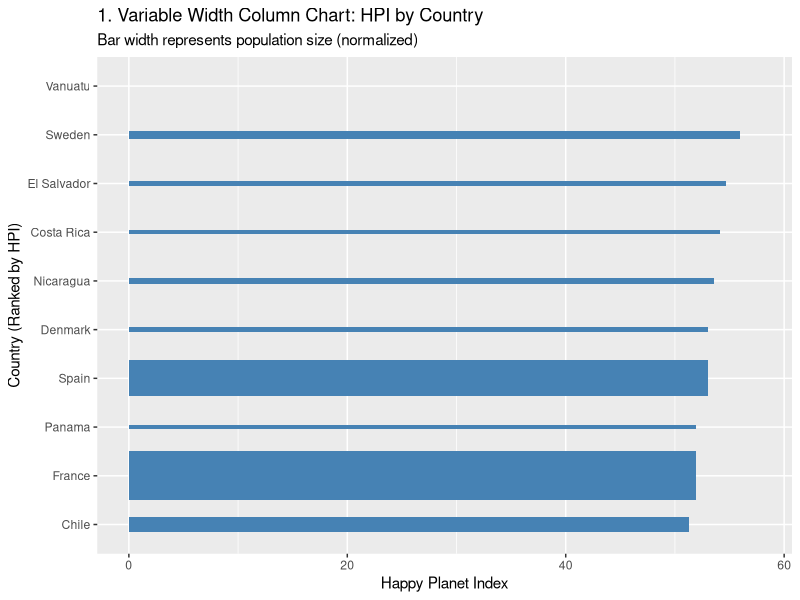
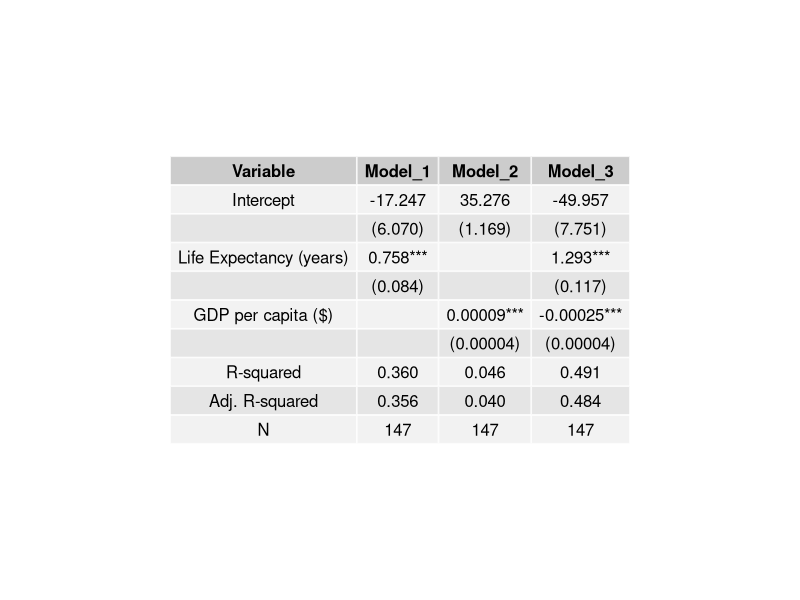
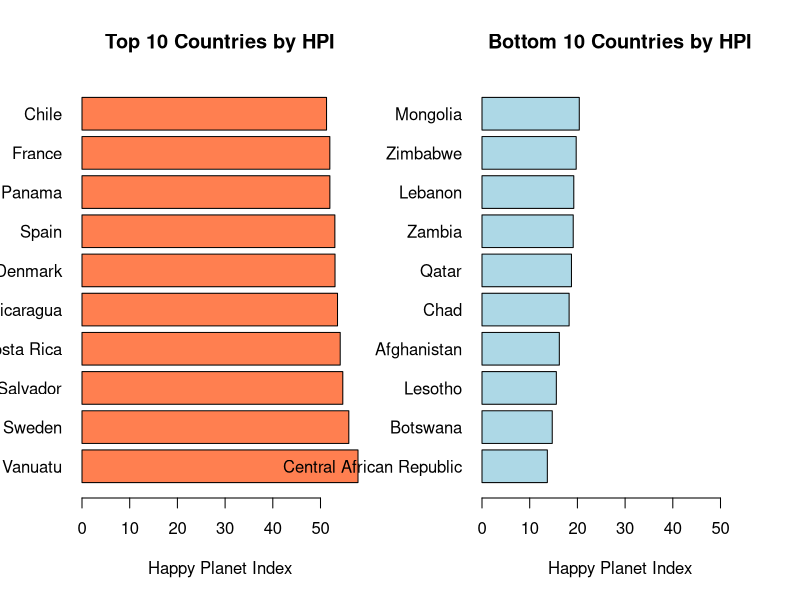
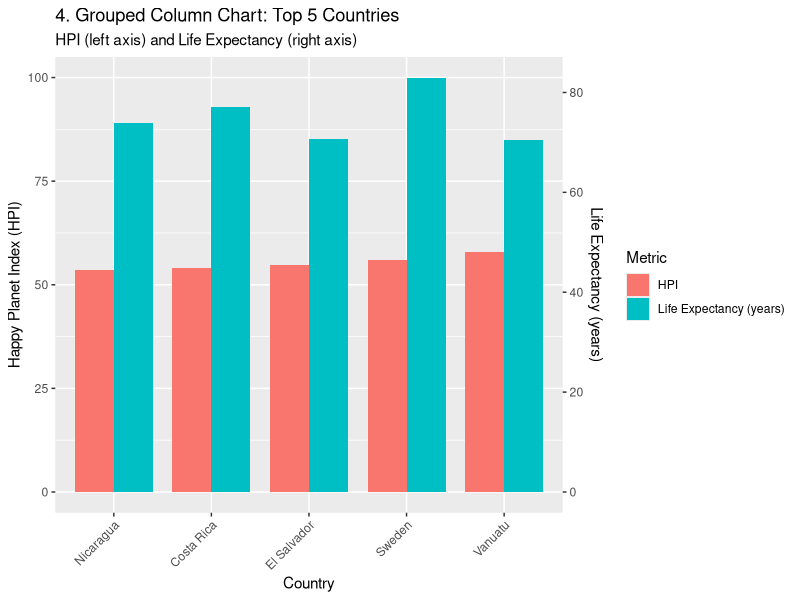

These charts were generated, in order, by the following R code:
# Assignment 4 - Chart Suggestions

library(readxl)
library(ggplot2)
library(dplyr)
library(tidyr)
library(gridExtra)

# Read HPI data
df_hpi <- read_excel("HPI.xlsx", sheet = 2, skip = 7)
df_hpi <- df_hpi[!is.na(df_hpi$HPI), ]
df_hpi <- df_hpi[, !names(df_hpi) %in% c("...4")]

# 1. Variable Width Column Chart - Two Variables per Item
# Using HPI (height) and Population (width) for top 10 countries
top10 <- df_hpi %>% arrange(desc(HPI)) %>% head(10)
top10$Rank <- seq_len(nrow(top10))

png("a4p1.png", width = 800, height = 600)
# Among Items → Two Variables per Item
ggplot(
  top10,
  aes(
    # items being compared
    x = reorder(Country, -Rank),
    # first variable per item (encoded as height)
    y = HPI,
    # second variable per item (encoded as width)
    width = `Population (thousands)` / max(`Population (thousands)`)
  )
) +
  geom_col(fill = "steelblue") +
  coord_flip() +
  labs(
    # chart title
    title = "1. Variable Width Column Chart: HPI by Country",
    subtitle = "Bar width represents population size (normalized)",
    # label for items
    x = "Country (Ranked by HPI)",
    # label for first variable
    y = "Happy Planet Index"
  )
dev.off()

# 2. Table or Table with Embedded Charts - Many Categories
# Create academic standard regression summary table
# Among Items → One Variable per Item → Many Categories
model1 <- lm(HPI ~ `Life Expectancy (years)`, data = df_hpi)
model2 <- lm(HPI ~ `GDP per capita ($)`, data = df_hpi)
model3 <- lm(
  HPI ~ `Life Expectancy (years)` + `GDP per capita ($)`,
  data = df_hpi
)

# create academic style table: variables in rows, models in columns
df_regtable <- data.frame(
  Variable = c(
    "Intercept",
    "",
    "Life Expectancy (years)",
    "",
    "GDP per capita ($)",
    "",
    "R-squared",
    "Adj. R-squared",
    "N"
  ),
  Model_1 = c(
    sprintf("%.3f", coef(model1)[1]),
    sprintf("(%.3f)", summary(model1)$coefficients[1, 2]),
    sprintf("%.3f***", coef(model1)[2]),
    sprintf("(%.3f)", summary(model1)$coefficients[2, 2]),
    "",
    "",
    sprintf("%.3f", summary(model1)$r.squared),
    sprintf("%.3f", summary(model1)$adj.r.squared),
    as.character(nrow(df_hpi))
  ),
  Model_2 = c(
    sprintf("%.3f", coef(model2)[1]),
    sprintf("(%.3f)", summary(model2)$coefficients[1, 2]),
    "",
    "",
    sprintf("%.5f***", coef(model2)[2]),
    sprintf("(%.5f)", summary(model2)$coefficients[2, 2]),
    sprintf("%.3f", summary(model2)$r.squared),
    sprintf("%.3f", summary(model2)$adj.r.squared),
    as.character(nrow(df_hpi))
  ),
  Model_3 = c(
    sprintf("%.3f", coef(model3)[1]),
    sprintf("(%.3f)", summary(model3)$coefficients[1, 2]),
    sprintf("%.3f***", coef(model3)[2]),
    sprintf("(%.3f)", summary(model3)$coefficients[2, 2]),
    sprintf("%.5f***", coef(model3)[3]),
    sprintf("(%.5f)", summary(model3)$coefficients[3, 2]),
    sprintf("%.3f", summary(model3)$r.squared),
    sprintf("%.3f", summary(model3)$adj.r.squared),
    as.character(nrow(df_hpi))
  )
)

png("a4p2.png")
# displays regression table
grid.table(df_regtable, rows = NULL)
dev.off()

# 3. Bar Chart - Many Items, Few Categories
# Top 10 and Bottom 10 countries by HPI
# Among Items → One Variable per Item → Few Categories → Many Items
bottom10 <- df_hpi %>% arrange(HPI) %>% head(10)

png("a4p3.png", width = 1200, height = 600)
# creates side-by-side plots (1 row, 2 columns)
par(mfrow = c(1, 2))
# determine common x-axis limits for both plots
xlim_range <- c(0, max(c(top10$HPI, bottom10$HPI)))
barplot(
  # variable being compared
  top10$HPI,
  # many items arranged for comparison
  names.arg = top10$Country,
  # horizontal orientation for readability
  horiz = TRUE,
  # rotates labels horizontally
  las = 1,
  # color for first category
  col = "coral",
  # title for first subplot
  main = "Top 10 Countries by HPI",
  # label for variable
  xlab = "Happy Planet Index",
  # same x-axis scale for both plots
  xlim = xlim_range
)
barplot(
  # variable being compared
  bottom10$HPI,
  # many items arranged for comparison
  names.arg = bottom10$Country,
  # horizontal orientation for readability
  horiz = TRUE,
  # rotates labels horizontally
  las = 1,
  # color for second category
  col = "lightblue",
  # title for second subplot
  main = "Bottom 10 Countries by HPI",
  # label for variable
  xlab = "Happy Planet Index",
  # same x-axis scale for both plots
  xlim = xlim_range
)
dev.off()

# 4. Column Chart - Few Items, Few Categories
# Top 5 countries with grouped bars showing HPI and Life Expectancy
# Among Items → One Variable per Item → Few Categories → Few Items
top5 <- df_hpi %>% arrange(desc(HPI)) %>% head(5)

# scale Life Expectancy to be comparable with HPI
scaling_factor <- 100 / max(top5$`Life Expectancy (years)`)

png("a4p4.png", width = 800, height = 600)
ggplot(top5, aes(x = reorder(Country, HPI))) +
  # HPI bars
  geom_col(
    aes(y = HPI, fill = "HPI"),
    position = position_nudge(x = -0.2),
    width = 0.4
  ) +
  # Life Expectancy bars (scaled)
  geom_col(
    aes(
      y = `Life Expectancy (years)` * scaling_factor,
      fill = "Life Expectancy (years)"
    ),
    position = position_nudge(x = 0.2),
    width = 0.4
  ) +
  # secondary y-axis for Life Expectancy
  scale_y_continuous(
    name = "Happy Planet Index (HPI)",
    sec.axis = sec_axis(
      ~ . / scaling_factor,
      name = "Life Expectancy (years)"
    )
  ) +
  labs(
    # chart title
    title = "4. Grouped Column Chart: Top 5 Countries",
    # subtitle explaining dual axes
    subtitle = "HPI (left axis) and Life Expectancy (right axis)",
    # label for few items
    x = "Country",
    # legend for variables
    fill = "Metric"
  ) +
  # rotates x-axis labels for readability
  theme(axis.text.x = element_text(angle = 45, hjust = 1))
dev.off()

print("All 4 plots saved as a4p1.png through a4p4.png")
